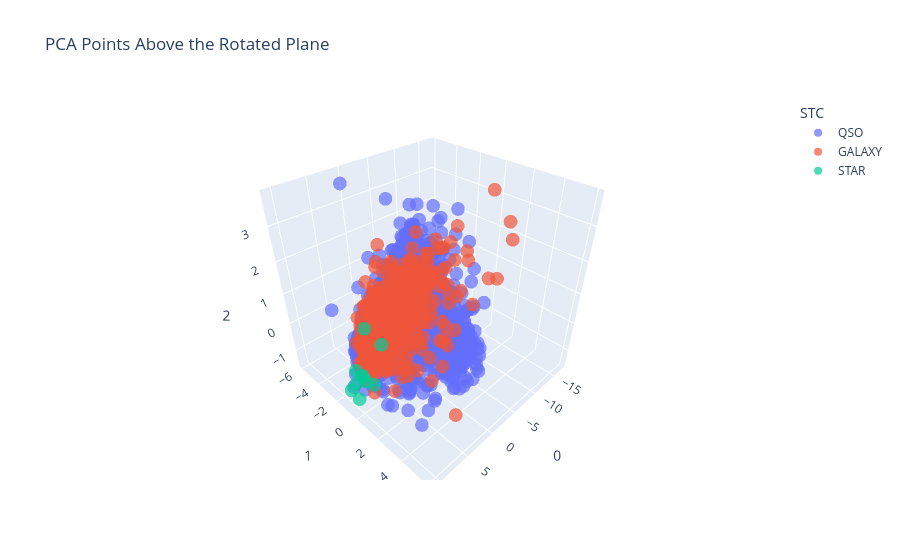
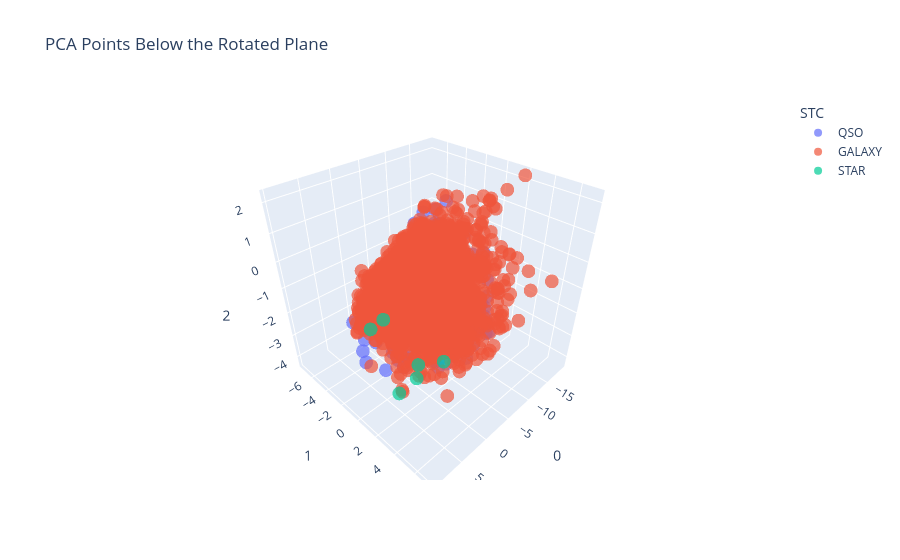

Here is the notebook cell these charts were saved with, in order:
### Code cell
import plotly.express as px
import pandas as pd
import numpy as np
import plotly.graph_objects as go

# Extract PCA components
X_pts = pca_df[0].values
Y_pts = pca_df[1].values
Z_pts = pca_df[2].values

# Rotation angles (in radians)
theta_y = np.pi / 18  # 10 degrees about Y-axis
theta_x = np.pi / 18  # 10 degrees about X-axis

# Original normal vector (before rotation)
normal = np.array([0, 0, 1])  # Plane was originally Z = 0

# Step 1: Rotate normal vector about Y-axis
rotation_y = np.array([
    [np.cos(theta_y), 0, np.sin(theta_y)],
    [0, 1, 0],
    [-np.sin(theta_y), 0, np.cos(theta_y)]
])
normal_y_rotated = np.dot(rotation_y, normal)

# Step 2: Rotate normal vector about X-axis
rotation_x = np.array([
    [1, 0, 0],
    [0, np.cos(theta_x), -np.sin(theta_x)],
    [0, np.sin(theta_x), np.cos(theta_x)]
])
normal_rotated = np.dot(rotation_x, normal_y_rotated)

# Extract the components of the final normal vector
N_x, N_y, N_z = normal_rotated

# Define a point on the plane (origin since the plane passes through (0,0,0))
d = 0  # Plane passes through the origin in PCA space

# Compute signed distance for each point
signed_distance = N_x * X_pts + N_y * Y_pts + N_z * Z_pts - d

# Mask for above/below the plane
above_plane_mask = signed_distance > 0
below_plane_mask = ~above_plane_mask

# Create two separate DataFrames
above_plane_df = pca_df[above_plane_mask]
below_plane_df = pca_df[below_plane_mask]

# Create 3D scatter plot for points above the plane
fig_above = px.scatter_3d(
    above_plane_df, 
    x=0, 
    y=1, 
    z=2, 
    color="STC",
    opacity=0.7,
    title="PCA Points Above the Rotated Plane",
    labels={0: "PCA 1", 1: "PCA 2", 2: "PCA 3"}
)

# Create 3D scatter plot for points below the plane
fig_below = px.scatter_3d(
    below_plane_df, 
    x=0, 
    y=1, 
    z=2, 
    color="STC",
    opacity=0.7,
    title="PCA Points Below the Rotated Plane",
    labels={0: "PCA 1", 1: "PCA 2", 2: "PCA 3"}
)

# Show the two figures separately
fig_above.show()
fig_below.show()

### Figure 1 — Plotly figure (JSON) as saved in the notebook; plotly's stock layout.template omitted (floating-point values rounded to 4 significant figures; data arrays with more than 128 entries replaced by an {"elided": "..."} marker saying what was removed)
{"data": [{"hovertemplate": "STC=QSO<br>0=%{x}<br>1=%{y}<br>2=%{z}<extra></extra>", "legendgroup": "QSO", "marker": {"color": "#636efa", "opacity": 0.7, "symbol": "circle"}, "mode": "markers", "name": "QSO", "scene": "scene", "showlegend": true, "type": "scatter3d", "x": {"elided": "1814 float values"}, "y": {"elided": "1814 float values"}, "z": {"elided": "1814 float values"}}, {"hovertemplate": "STC=GALAXY<br>0=%{x}<br>1=%{y}<br>2=%{z}<extra></extra>", "legendgroup": "GALAXY", "marker": {"color": "#EF553B", "opacity": 0.7, "symbol": "circle"}, "mode": "markers", "name": "GALAXY", "scene": "scene", "showlegend": true, "type": "scatter3d", "x": {"elided": "619 float values"}, "y": {"elided": "619 float values"}, "z": {"elided": "619 float values"}}, {"hovertemplate": "STC=STAR<br>0=%{x}<br>1=%{y}<br>2=%{z}<extra></extra>", "legendgroup": "STAR", "marker": {"color": "#00cc96", "opacity": 0.7, "symbol": "circle"}, "mode": "markers", "name": "STAR", "scene": "scene", "showlegend": true, "type": "scatter3d", "x": [8.469, 10.45, 8.234, 10.47, 7.798, 3.021, 7.83, 7.039, 10.57, 2.45], "y": [-0.829, -0.8138, -1.615, -0.1924, -1.214, -3.544, -0.07821, -1.343, 0.009811, -2.17], "z": [-0.693, -0.9582, -0.7983, -0.4992, -0.9695, -0.4215, -0.8852, -1.285, -0.9847, -0.7169]}], "layout": {"legend": {"title": {"text": "STC"}, "tracegroupgap": 0}, "scene": {"domain": {"x": [0, 1], "y": [0, 1]}, "xaxis": {"title": {"text": "0"}}, "yaxis": {"title": {"text": "1"}}, "zaxis": {"title": {"text": "2"}}}, "title": {"text": "PCA Points Above the Rotated Plane"}}}

### Figure 2 — Plotly figure (JSON) as saved in the notebook; plotly's stock layout.template omitted (floating-point values rounded to 4 significant figures; data arrays with more than 128 entries replaced by an {"elided": "..."} marker saying what was removed)
{"data": [{"hovertemplate": "STC=QSO<br>0=%{x}<br>1=%{y}<br>2=%{z}<extra></extra>", "legendgroup": "QSO", "marker": {"color": "#636efa", "opacity": 0.7, "symbol": "circle"}, "mode": "markers", "name": "QSO", "scene": "scene", "showlegend": true, "type": "scatter3d", "x": {"elided": "374 float values"}, "y": {"elided": "374 float values"}, "z": {"elided": "374 float values"}}, {"hovertemplate": "STC=GALAXY<br>0=%{x}<br>1=%{y}<br>2=%{z}<extra></extra>", "legendgroup": "GALAXY", "marker": {"color": "#EF553B", "opacity": 0.7, "symbol": "circle"}, "mode": "markers", "name": "GALAXY", "scene": "scene", "showlegend": true, "type": "scatter3d", "x": {"elided": "2005 float values"}, "y": {"elided": "2005 float values"}, "z": {"elided": "2005 float values"}}, {"hovertemplate": "STC=STAR<br>0=%{x}<br>1=%{y}<br>2=%{z}<extra></extra>", "legendgroup": "STAR", "marker": {"color": "#00cc96", "opacity": 0.7, "symbol": "circle"}, "mode": "markers", "name": "STAR", "scene": "scene", "showlegend": true, "type": "scatter3d", "x": [9.575, 4.771, 7.994, 7.517, 4.511, 4.342], "y": [4.332, 5.658, 5.039, 4.952, -0.03366, -1.719], "z": [-1.843, -1.005, -1.298, -0.9165, -1.076, -1.924]}], "layout": {"legend": {"title": {"text": "STC"}, "tracegroupgap": 0}, "scene": {"domain": {"x": [0, 1], "y": [0, 1]}, "xaxis": {"title": {"text": "0"}}, "yaxis": {"title": {"text": "1"}}, "zaxis": {"title": {"text": "2"}}}, "title": {"text": "PCA Points Below the Rotated Plane"}}}
